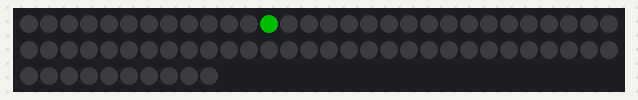
This sketch was run on a simulated Arduino Uno, built with avr-gcc and run on an emulated ATmega328P. Parts: 70 RGB LEDs in strip order, left to right, continuing on the next row. Dim RGB values are drawn brighter than linear; colours are those a GRB WS2812 strip shows for the declared byte order; random numbers use the default seed unless the sketch sets one.

Above: at 1.11 s.
At 5.35 s:
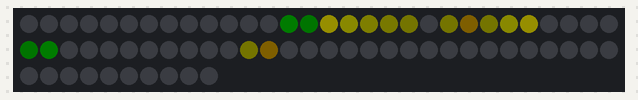
At 10.37 s:
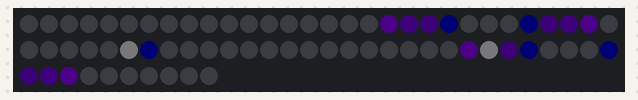
At 19.63 s:
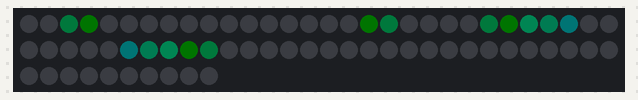
At 29.66 s:
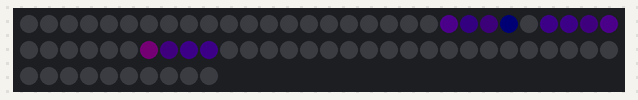
At 39.8 s:
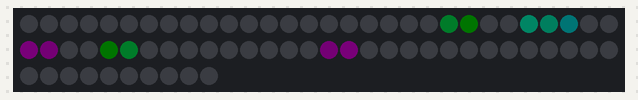

The sketch:

Ripple.ino
```cpp
/*
 * Ripples
 *
 * Originally by: Reko Meriö
 *
 * Highly modified by: Andrew Tuline
 *
 * Date: February, 2019
 *
 * A ripple routine that supports simultaneous ripples via a structure.
 *
 *
 */


#include "FastLED.h"

#if FASTLED_VERSION < 3001000
#error "Requires FastLED 3.1 or later; check github for latest code."
#endif


// Fixed definitions cannot change on the fly.
#define LED_DT 8                                                               // Serial data pin for all strands
#define LED_CK 11                                                               // Serial clock pin for WS2801 or APA102
#define COLOR_ORDER BGR                                                         // It's GRB for WS2812
#define LED_TYPE WS2812B                                                         // Alternatively WS2801, or WS2812
#define NUM_LEDS 70                                                             // Maximum number of LED's defined (at compile time).

uint8_t max_bright = 255;                                                       // Overall brightness definition. It can be changed on the fly.

struct CRGB leds[NUM_LEDS];                                                     // Initialize our LED array. We'll be using less in operation.

CRGBPalette16 currentPalette = OceanColors_p;                                   // Use palettes instead of direct CHSV or CRGB assignments
CRGBPalette16 targetPalette = OceanColors_p;                                    // Also support smooth palette transitioning

#define maxRipples 6                                                            // Min is 2 and value has to be divisible by two because each ripple has a left and right component. This cuts down on bouncing code.


//----------------- Ripple structure definition ----------------------------------------------------------------

struct ripple {                                                                 // Reko Meriö's structures

// Local definitions

// Persistent local variables

// Temporary local variables
  uint8_t brightness;                                   // 0 to 255
  int8_t color;                                         // 0 to 255
  int16_t pos;                                           // -1 to NUM_LEDS  (up to 127 LED's)
  int8_t velocity;                                      // 1 or -1
  uint8_t life;                                         // 0 to 20
  uint8_t maxLife;                                      // 10. If it's too long, it just goes on and on. . .
  uint8_t fade;                                         // 192
  bool exist;                                           // 0 to 1


  void Move() {

    pos += velocity;
    life++;

    if (pos > NUM_LEDS - 1) {                           // Bounce back from far end.
      velocity *= -1;
      pos = NUM_LEDS - 1;
    }

    if (pos < 0) {                                      // Bounce back from 0.
      velocity *= -1;
      pos = 0;
    }

    brightness = scale8(brightness, fade);              // Adjust brightness accordingly to strip length

    if (life > maxLife) exist = false;                  // Kill it once it's expired.

  } // Move()


  void Init(uint8_t Fade, uint8_t MaxLife) {                 // Typically 216, 20

    pos = random8(NUM_LEDS/8, NUM_LEDS-NUM_LEDS/8);     // Avoid spawning too close to edge.
    velocity = 1;                                       // -1 or 1
    life = 0;                                           // 0 to Maxlife
    maxLife = MaxLife;                                  // 10 called
    exist = true;                                       // 0, 1
    brightness = 255;                                   // 0 to 255
    color = millis();                                   // hue;
    fade = Fade;                                        // 192 called

  } // Init()

}; // struct ripple

typedef struct ripple Ripple;

Ripple ripples[maxRipples];


void setup() {

  Serial.begin(115200);                                                            // Setup serial baud rate
  delay(1000);                                                                    // Slow startup so we can re-upload in the case of errors.
  LEDS.setBrightness(max_bright);                                                 // Set the generic maximum brightness value.
//  LEDS.addLeds<LED_TYPE, LED_DT, LED_CK, COLOR_ORDER >(leds, NUM_LEDS);           // APA102 or WS2801 definition
  LEDS.addLeds<LED_TYPE, LED_DT, COLOR_ORDER >(leds, NUM_LEDS);                 // WS2812 definition

  FastLED.setMaxPowerInVoltsAndMilliamps(5, 1000);                                  // 5V, 1A

} // setup()


void loop() {

  EVERY_N_MILLISECONDS(50) {                                                      // Smooth palette transitioning runs continuously.
    uint8_t maxChanges = 24;
      nblendPaletteTowardPalette(currentPalette, targetPalette, maxChanges);
  }

  EVERY_N_SECONDS(5) {
    SetupMySimilar4Palette();                                                     // Change palette colours every 5 seconds.
  }

  EVERY_N_MILLIS(50) {                                                            // Sets the original delay time.
    rippless();                                                                   // Run the ripple routine.
  }

  FastLED.show();                                                                 // Power managed display of LED's.

} // loop()


void rippless() {

  for (int i = 0; i < maxRipples; i += 2) {                                       // Check to see if ripple has expired, and if so, create a new one.
    if (random8() > 224 && !ripples[i].exist) {                                   // Randomly create a new ripple if this one has expired.
      ripples[i].Init(192, 10);                                                   // Initialize the ripple array with Fade and MaxLife values.
      ripples[i + 1] = ripples[i];                                                // Everything except velocity is the same for the ripple's other half. Position starts out the same for both halves.
      ripples[i + 1].velocity *= -1;                                              // We want the other half of the ripple to go opposite direction.
    }
  }

  for (int i = 0; i < maxRipples; i++) {                                          // Move the ripple if it exists
    if (ripples[i].exist) {
      leds[ripples[i].pos] = ColorFromPalette(currentPalette, ripples[i].color, ripples[i].brightness, LINEARBLEND);
      ripples[i].Move();
    }
  }

  fadeToBlackBy(leds, NUM_LEDS, 160);

} // rippless()


void SetupMySimilar4Palette() {                                                   // Create a palette with colours close to each other.

  uint8_t thishue = random8();

  targetPalette = CRGBPalette16(CHSV(thishue+random8(32), 255, random8(128,255)),
                                CHSV(thishue+random8(32), 255, random8(192,255)),
                                CHSV(thishue+random8(32), 192, random8(192,255)),
                                CHSV(thishue+random8(32), 255, random8(128,255)));

} // SetupMySimilar4Palette()
```
